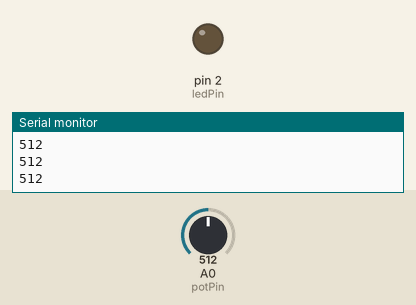
Simulated run of this sketch. Board: Arduino Uno, built with avr-gcc and run on an emulated ATmega328P. Shown: output pins drawn as LEDs (lit = HIGH), the last lines printed to the serial monitor. The test bench sets the inputs (shaded band); at power-on: A0 (potPin) = 512.

Above: at 1.2 s.
1.3 s: A0 (potPin) set to 528
At 2.3 s:
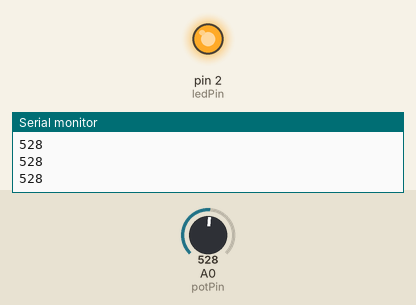
2.8 s: A0 (potPin) set to 511
At 3.4 s:
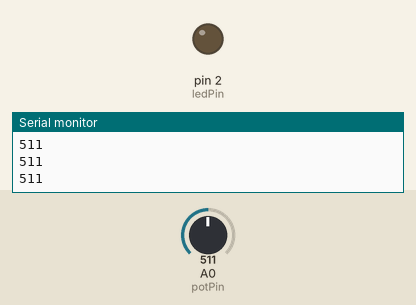
4.3 s: A0 (potPin) set to 716
At 4.6 s:
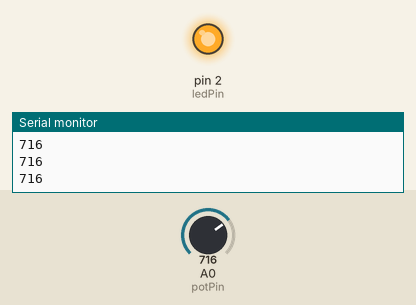
Timing chart, 0 to 7.3 s (numbered marks = the images above; inputs shaded):
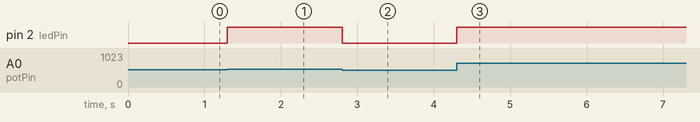

Measured:
- the behaviour switches between 513 and 514 on A0 (potPin) (found by bisection; images 0 and 1)
- after the input at 1.3 s, pin 2 (ledPin): LOW → HIGH at once
- after the input at 2.8 s, pin 2 (ledPin): HIGH → LOW at once
- after the input at 4.3 s, pin 2 (ledPin): LOW → HIGH at once

The sketch:

trimpot_led.ino
```cpp
#include <MsTimer2.h>

int val;
bool ok = false;

const int potPin = A0;
const int ledPin = 2; // Use the first LED pin

void fx() {
  val = analogRead(potPin);
  ok = true;
}

void setup() {
  Serial.begin(57600);
  //Set up a timer interrupt to call the 'fx' function every 10 milliseconds
  MsTimer2::set(10, fx);
  MsTimer2::start();

  //Set ledPin as an output pin to control the LED
  pinMode(ledPin, OUTPUT);
}

void loop() {
  if (ok) {
    Serial.println(val);
    ok = false;

    //Map the potentiometer value to the LED brightness (0-255)
    int brightness = map(val, 0, 1023, 0, 255);
    analogWrite(ledPin, brightness);
  }
}
```
